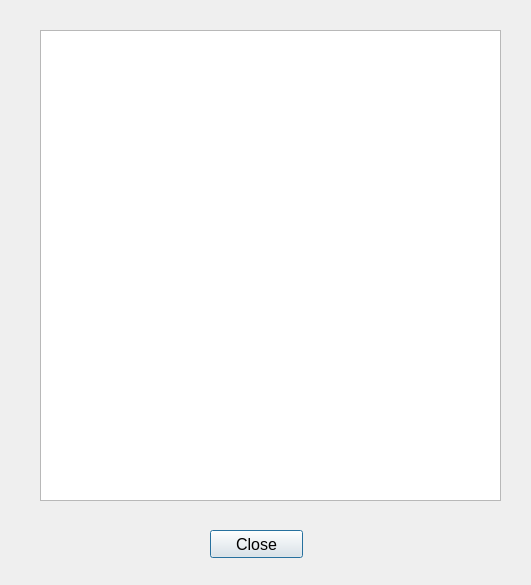
<?xml version="1.0" encoding="UTF-8"?>
<ui version="4.0">
 <class>DisplayItems</class>
 <widget class="QDialog" name="DisplayItems">
  <property name="geometry">
   <rect>
    <x>0</x>
    <y>0</y>
    <width>531</width>
    <height>585</height>
   </rect>
  </property>
  <property name="windowTitle">
   <string>Dialog</string>
  </property>
  <widget class="QPushButton" name="closebutton">
   <property name="geometry">
    <rect>
     <x>210</x>
     <y>530</y>
     <width>93</width>
     <height>28</height>
    </rect>
   </property>
   <property name="font">
    <font>
     <pointsize>12</pointsize>
    </font>
   </property>
   <property name="text">
    <string>Close</string>
   </property>
  </widget>
  <widget class="QTextBrowser" name="itemsText">
   <property name="geometry">
    <rect>
     <x>40</x>
     <y>30</y>
     <width>461</width>
     <height>471</height>
    </rect>
   </property>
   <property name="font">
    <font>
     <pointsize>11</pointsize>
    </font>
   </property>
  </widget>
 </widget>
 <resources/>
 <connections/>
</ui>
